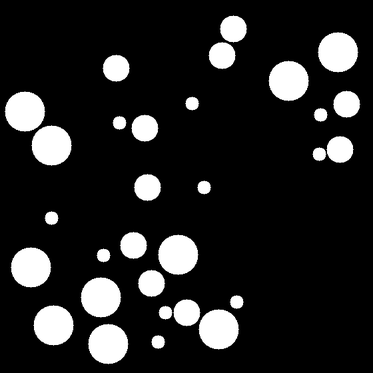
%> input picture TB_IPR/TUT.IMG.granulometry/matlab/simulation.bmp, 373 x 373 px, shrunk from 560 x 560 before the run
$ octave demo.m   (GNU Octave 9; MATLAB toolbox functions it lacks are replaced by stand-ins)
%> lines starting %> are read from the running program, lines starting %| are printed output that depends on the picture; in (x1, y1, x2, y2) boxes, pixels count from 0 and x2, y2 are one past the last pixel; in counts of white or black regions, pixels touching at a corner belong together; the program's own positions count from 1
%% Tutorial granulometry analysis

%% 0 - Clean up

clear all;close all;

%% 2 - Granulometry by morphological operations

% read image
A=imread('simulation.bmp');
%> A is the input picture: size 373x373 uint8; min 0, max 255, mean 35.8
A=logical(double(A)/255);
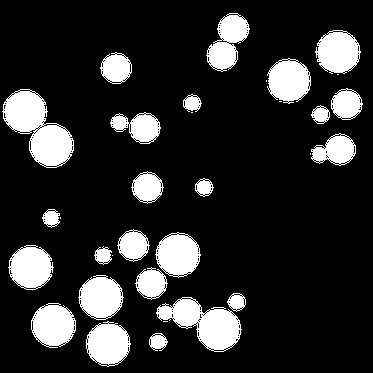
%> A: size 373x373 logical; 17.2% white; 32 white regions (8 under 20 px), largest, box (x1, y1, x2, y2) and area: (2, 89, 74, 168) 2931, (156, 297, 242, 352) 2357, (31, 303, 76, 348) 1478
% visualisation image
figure;imshow(A);
title('Original simulated image');
% maximal size of structuring element
N=35;
% declaration of arrays
surface=zeros(N, 1);
nombre=zeros(N, 1);
% Openings and granulometry analysis
area0=sum(A(:));
%> area0 = 23872
nbre0=bweuler(A);
%> nbre0 = -867
for i=0:N
   se = strel('disk', i, 0);
   C = imopen(A, se);
   C=imreconstruct(C,A);
   aire=sum(C(:))/area0*100;
   nbre=bweuler(C)/nbre0*100;
   surface(i+1)=aire;
   nombre(i+1)=nbre;
end
%> this loop made 36 passes
%> (aire, nbre) on passes 1 to 12: (100, 100), (99.92, 100.9), (99.92, 100.9), (99.92, 100.9), (99.92, 100.9), (99.92, 100.9), (99.92, 100.9), (98.98, 99.54), (93.43, 89.16), (93.43, 89.16), (93.43, 89.16), (93.43, 89.16)
%> after the loop, nombre = 36 values, max 100.9 at index 2, min 0 at index 22, mean 47.49; surface = 36 values, max 100 at index 1, min 0 at index 22, mean 50.24
figure;
subplot(121);plot(0:N,surface,'-xr');title('Granulometry');%legend('en aire');
hold on; plot(0:N,nombre,'-xb');legend('area analysis','number analysis');
% finite differences
diff_surface = -diff(surface);
%> diff_surface = 35 values, max 58.96 at index 21, min 0 at index 2, mean 2.86
diff_nombre = -diff(nombre);
%> diff_nombre = 35 values, max 48.56 at index 21, min -0.923 at index 1, mean 2.86
subplot(122);plot(0:N-1,diff_surface,'-xr');title('Finite differences');
hold on; plot(0:N-1,diff_nombre,'-xb');
legend('area analysis','number analysis');
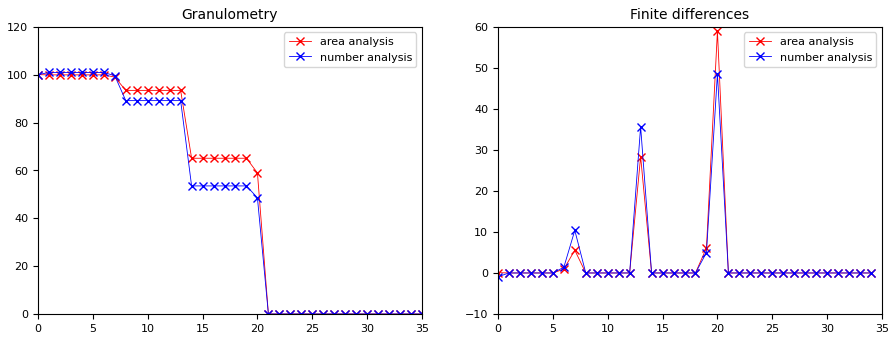
%> figure redrawn from the program's plot data, 2 panels; panel 1: curve peaks at x = 0, y = 100; panel 1: curve peaks at x = 1, y = 100.9; panel 2: curve peaks at x = 20, y = 58.96; panel 2: curve peaks at x = 20, y = 48.56

%% 2 - Real applications
tic
% read image
B=imread('poudre.bmp');
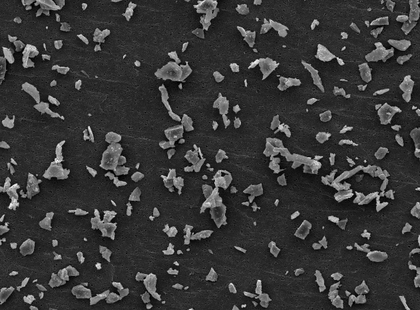
%> input picture TB_IPR/TUT.IMG.granulometry/matlab/poudre.bmp, 420 x 310 px, shrunk from 631 x 465 before the run
%> B is the input picture: size 310x420 uint8; min 0, max 252, mean 55.1
% threshold
imSeuil=(B>74);
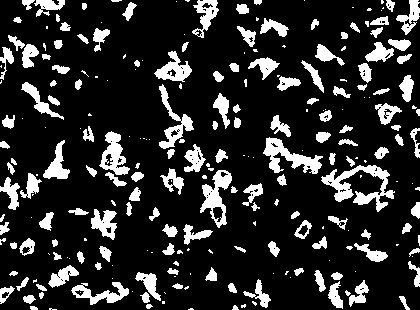
%> imSeuil: size 310x420 logical; 17.3% white; 250 white regions (102 under 20 px), largest, box (x1, y1, x2, y2) and area: (321, 165, 395, 212) 1220, (263, 137, 323, 174) 893, (200, 170, 232, 228) 784
% holes filling
imHoles=imfill(imSeuil,'holes');
%> imHoles: size 310x420 logical; 17.9% white; 248 white regions (100 under 20 px), largest, box (x1, y1, x2, y2) and area: (321, 165, 395, 212) 1241, (200, 170, 232, 228) 912, (263, 137, 323, 174) 911
% small objects removal
se = strel('disk',1);
C = imopen(imHoles,se);
%> C: size 310x420 logical; 17.2% white; 196 white regions (41 under 20 px), largest, box (x1, y1, x2, y2) and area: (321, 165, 394, 202) 923, (200, 170, 232, 228) 903, (263, 137, 322, 174) 890
imBinaire=imreconstruct(C,imHoles);
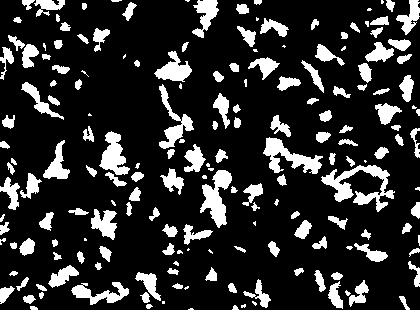
%> imBinaire: size 310x420 logical; 17.8% white; 184 white regions (36 under 20 px), largest, box (x1, y1, x2, y2) and area: (321, 165, 395, 212) 1241, (200, 170, 232, 228) 912, (263, 137, 323, 174) 911
% display results
figure;
subplot(121);imshow(B,[]);colormap('gray');title('Original image of sillicium');
subplot(122);imshow(imBinaire);colormap('gray');title('Segmented image');
imwrite(imBinaire, 'poudre_segmentation.png');

% granulometry
% maximal size
N=15;
% tableau des aires et des nombres
surface=zeros(N, 1);
nombre=zeros(N, 1);
% Openings and granulometry analysis
area0=sum(imBinaire(:));
%> area0 = 23127
nbre0=bweuler(imBinaire);
%> nbre0 = 184
for i=0:N
   se = strel('disk', i, 0);
   C = imopen(imBinaire, se);
   C = imreconstruct(C,imBinaire);
   aire=sum(C(:))/area0*100;
   nbre=bweuler(C)/nbre0*100;
   surface(i+1)=aire;
   nombre(i+1)=nbre;

end
%> this loop made 16 passes
%> (aire, nbre) on passes 1 to 12: (100, 100), (100, 100), (97.27, 76.63), (87.45, 51.63), (75.67, 33.7), (57.04, 18.48), (45.32, 12.5), (22.45, 5.43), (9.65, 1.63), (3.14, 0.543), (0, 0), (0, 0)
%> pass 3, `C = imreconstruct(C,imBinaire);`:
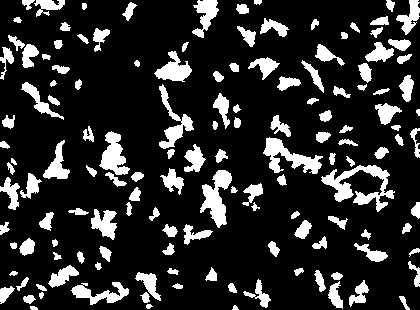
%> C: size 310x420 logical; 17.3% white; 141 white regions, largest, box (x1, y1, x2, y2) and area: (321, 165, 395, 212) 1241, (200, 170, 232, 228) 912, (263, 137, 323, 174) 911
%> after the loop, nombre = [100; 100; 76.63; 51.63; 33.7; 18.48; 12.5; 5.43; 1.63; 0.543; 0; 0; 0; 0; 0; 0]; surface = [100; 100; 97.27; 87.45; 75.67; 57.04; 45.32; 22.45; 9.65; 3.14; 0; 0; 0; 0; 0; 0]
figure;
subplot(121);plot(0:N,surface,'-xr');title('Granulometry of silicium image');%legend('en aire');
hold on; plot(0:N,nombre,'-xb');legend('area analysis','number analysis');


% analysis of finite differences
diff_surface = -diff(surface);
%> diff_surface = [0; 2.73; 9.82; 11.78; 18.63; 11.72; 22.87; 12.8; 6.5; 3.14; 0; 0; 0; 0; 0]
diff_nombre = -diff(nombre);
%> diff_nombre = [0; 23.37; 25; 17.93; 15.22; 5.98; 7.07; 3.8; 1.09; 0.543; 0; 0; 0; 0; 0]
subplot(122);plot(0:N-1,diff_surface,'-xr');title('Finite differences');
hold on; plot(0:N-1,diff_nombre,'-xb');
legend('area analysis','number analysis');
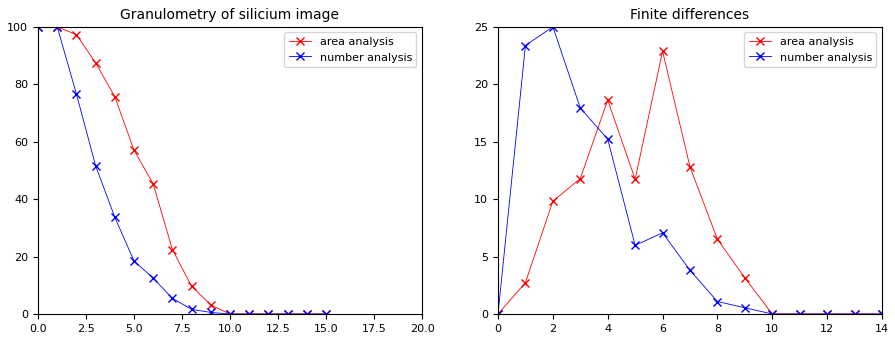
%> figure redrawn from the program's plot data, 2 panels; panel 1: curve peaks at x = 0, y = 100; panel 2: curve peaks at x = 6, y = 22.87; panel 2: curve peaks at x = 2, y = 25
toc
